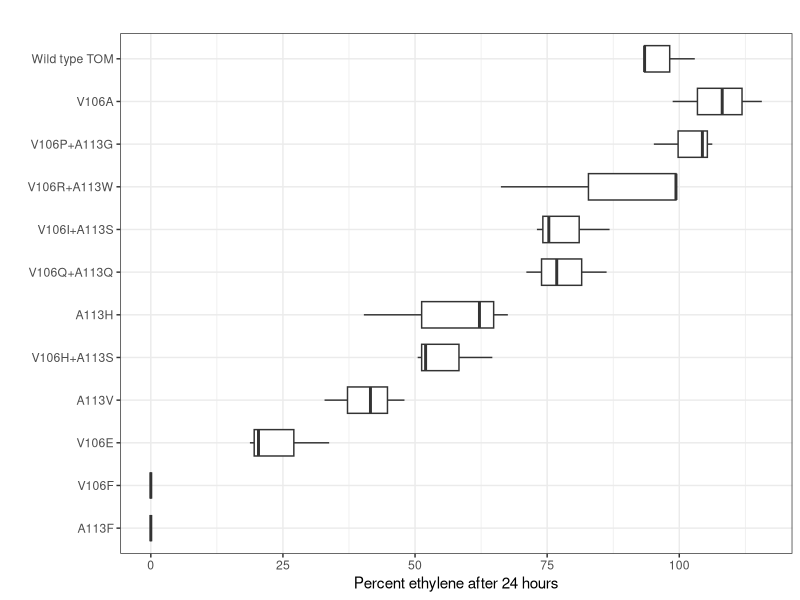

Recreate this plot in R. (Note: this script raises an error after producing the figure.)
#r script for graphing TMO variants
d=read.csv('variants.csv')
d$Percent = d$Eth / 16 
d$Strain2 = factor(d$Strain, levels=c(
  "A113F",
  "V106F",
  "V106E",
  "A113V",
  "V106H+A113S",
  "A113H",
  "V106Q+A113Q",
  "V106I+A113S",
  "V106R+A113W",
  "V106P+A113G",
  "V106A",
  "Wild type TOM"#,
  #"Buffer"
))

library(ggplot2)
ggplot(d, aes(Strain2,Percent)) + 
geom_boxplot(width=0.618) + coord_flip() + 
labs(title="",x="", y="Percent ethylene after 24 hours") + 
scale_y_continuous(breaks=c(0,25,50,75,100)) + 
theme_bw() + 
ggsave('variants.png',width=5,height=5)
